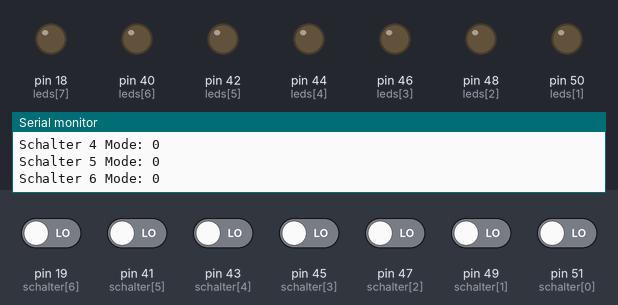
Recording of a sketch running on a simulated Arduino Mega 2560, built with avr-gcc and run on an emulated ATmega2560. Parts: output pins drawn as LEDs (lit = HIGH), the last lines printed to the serial monitor. The inputs (shaded band) are chosen by the test bench; at power-on: pin 19 (schalter[6]), pin 41 (schalter[5]), pin 43 (schalter[4]), pin 45 (schalter[3]), pin 47 (schalter[2]), pin 49 (schalter[1]), pin 51 (schalter[0]) LOW.

Above: at 8.2 s.
8.3 s: pin 19 (schalter[6]) driven HIGH
At 8.8 s:
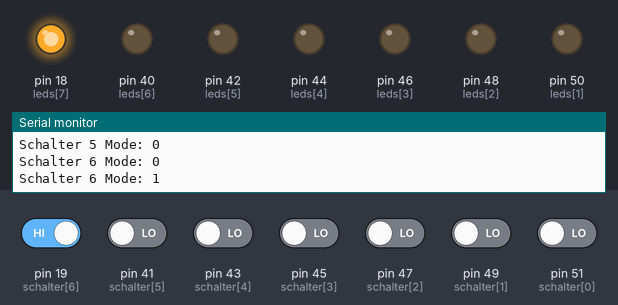
9.8 s: pin 41 (schalter[5]) driven HIGH
At 11.0 s:
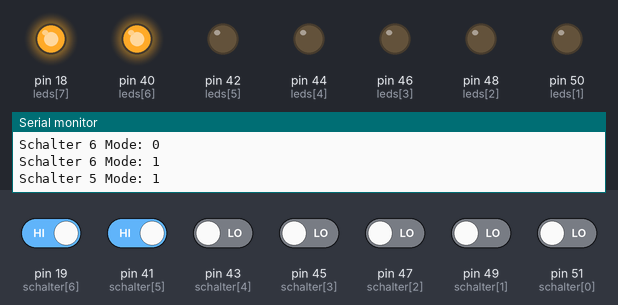
11.3 s: pin 43 (schalter[4]) driven HIGH
At 12.3 s:
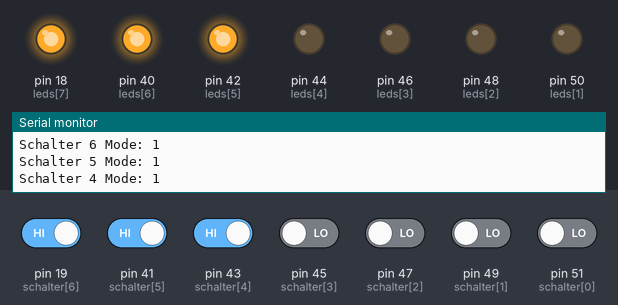
12.8 s: pin 45 (schalter[3]) driven HIGH
At 13.5 s:
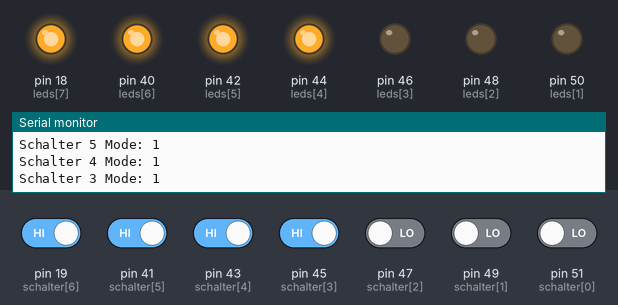
14.3 s: pin 47 (schalter[2]) driven HIGH
At 14.7 s:
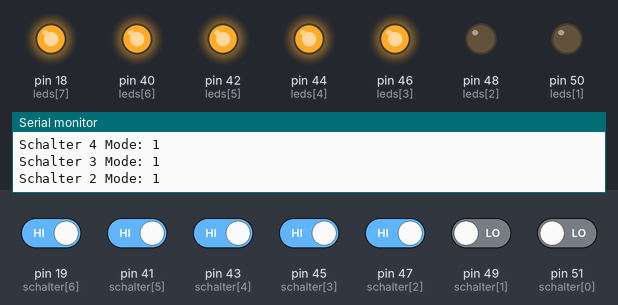
15.8 s: pin 49 (schalter[1]) driven HIGH
At 17.1 s:
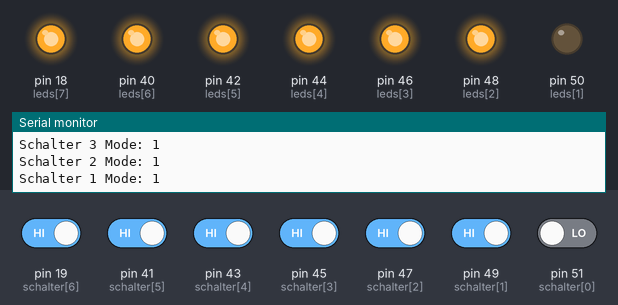
Timing chart, 0 to 18.3 s (numbered marks = the images above; inputs shaded):
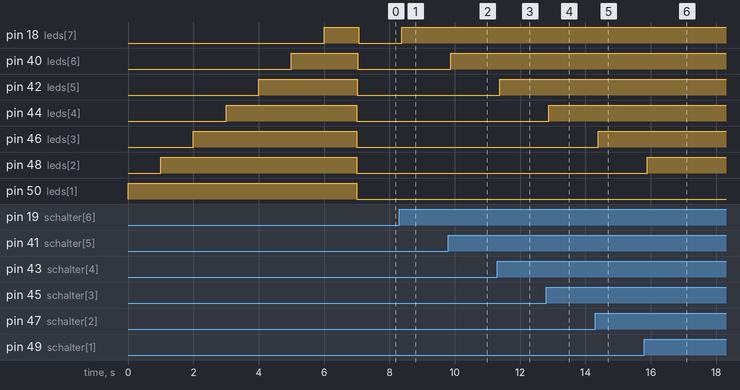

Measured:
- after the input at 8.3 s, pin 18 (leds[7]): LOW → HIGH after 0.08 s
- after the input at 9.8 s, pin 40 (leds[6]): LOW → HIGH after 0.08 s
- after the input at 11.3 s, pin 42 (leds[5]): LOW → HIGH after 0.08 s
- after the input at 12.8 s, pin 44 (leds[4]): LOW → HIGH after 0.08 s
- after the input at 14.3 s, pin 46 (leds[3]): LOW → HIGH after 0.08 s
- after the input at 15.8 s, pin 48 (leds[2]): LOW → HIGH after 0.08 s

The sketch:

UnitTestSchalter.ino
```cpp
int schalter[] = { 51, 49, 47, 45, 43, 41, 19 };
int leds[]     = { 50, 48, 46, 44, 42, 40, 18 };
int state[]    = { 1, 1, 1, 1, 1, 1, 1 };
int mode = 0;

void setup() {
 Serial.begin(9600);
 for (int i = 0; i < 7; i++) {
  pinMode(schalter[i], INPUT);
  pinMode(leds[i], OUTPUT);
  digitalWrite(leds[i], HIGH);
  delay(1000);
 }
}

void loop() {
  for (int i = 0; i < 7; i++) {
    mode = digitalRead(schalter[i]);
    if(mode != state[i]) {
      digitalWrite(leds[i], mode);
      pr(i, mode);
      state[i] = mode;
    }
  }
  delay(100);
}

void pr(int id, int mode) {
 Serial.print("Schalter ");
 Serial.print(id);
 Serial.print(" Mode: ");
 Serial.print(mode);
 Serial.println();
}
```
